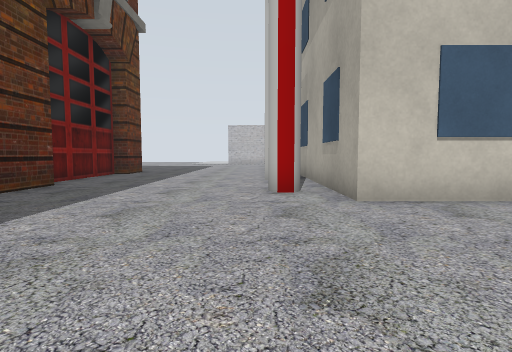
View 1 (above)

20 first-person views from a walk through a Gazebo world. The camera is 0.69 m above the floor, tilts 4° down and sees 80° across. The floor is counted in squares, 1 m on a side. Each view is taken from the middle of a square. On the plan, view 1 faces up. The plan holds only what a view shows up to about 10 squares ahead; the rest is blank. The place goes on beyond the plan. The robots in the file are not drawn. Simple shapes stand in for some stock models. Some surface patterns are stand-ins.

View 2
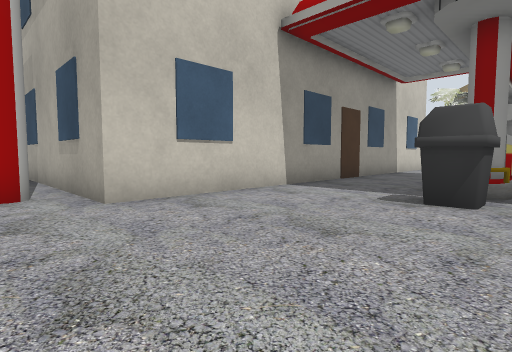

View 3
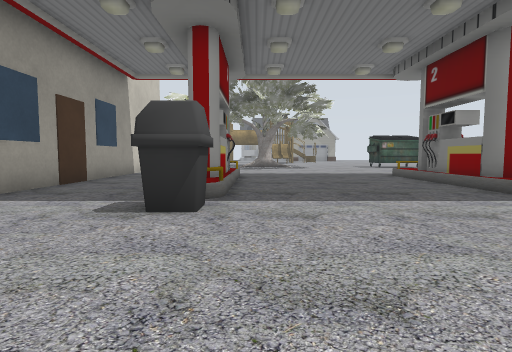

View 4
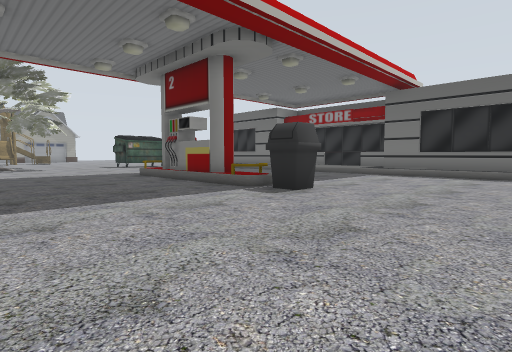

View 5
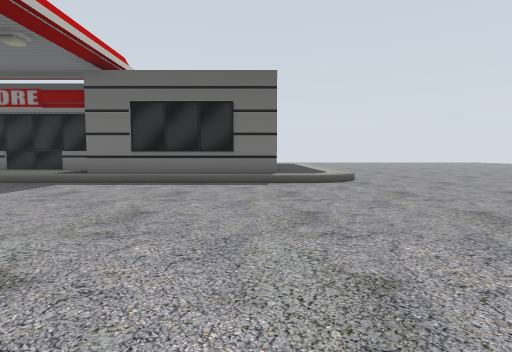

View 6
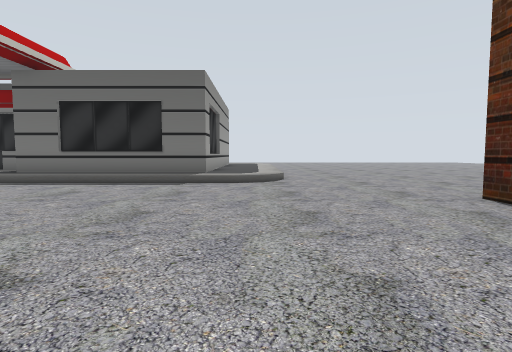

View 7
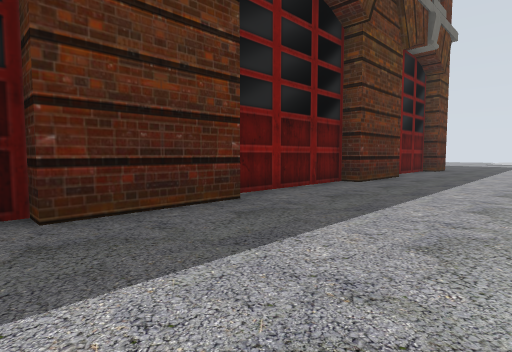

View 8
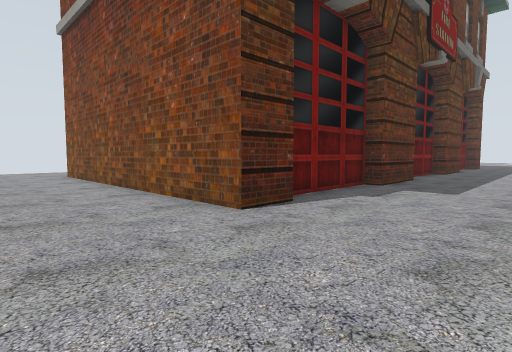

View 9
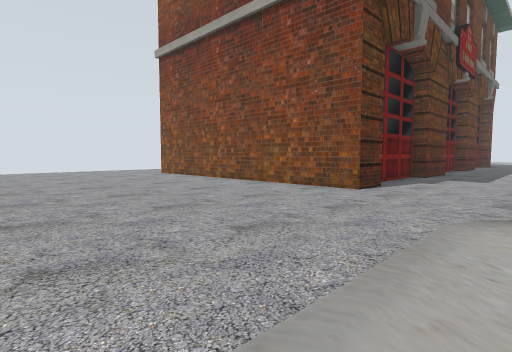

View 10
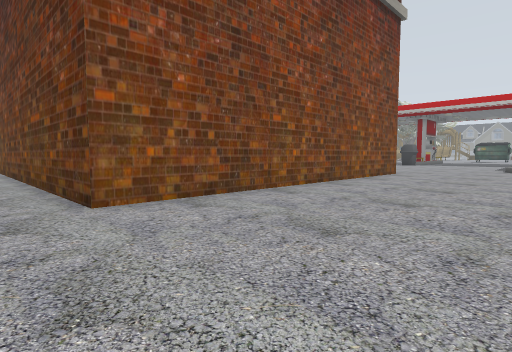

View 11
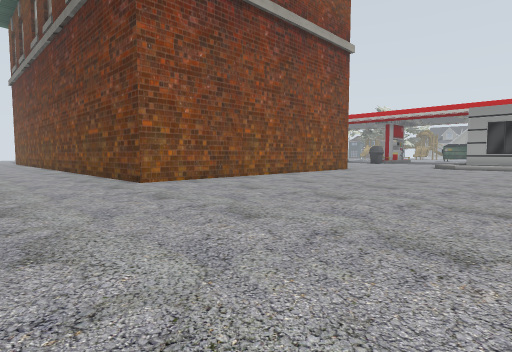

View 12
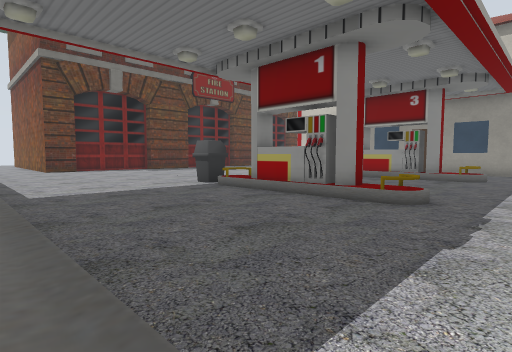

View 13
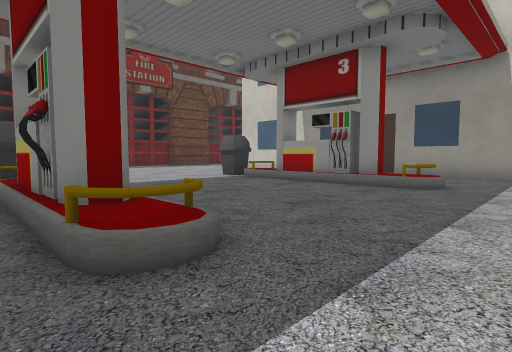

View 14
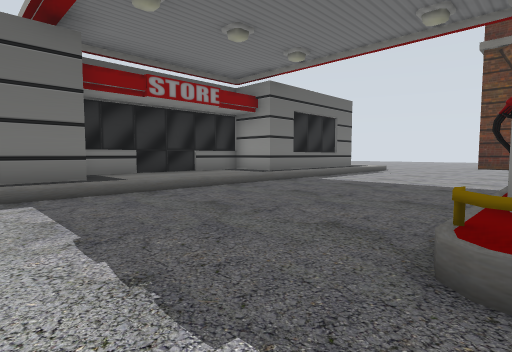

View 15
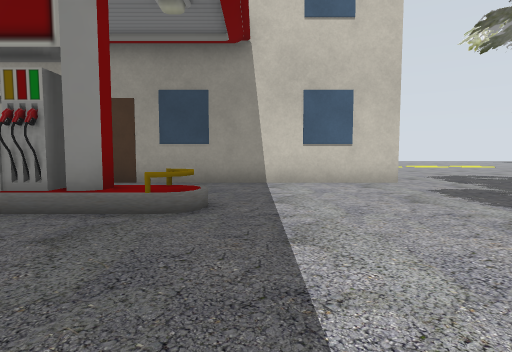

View 16
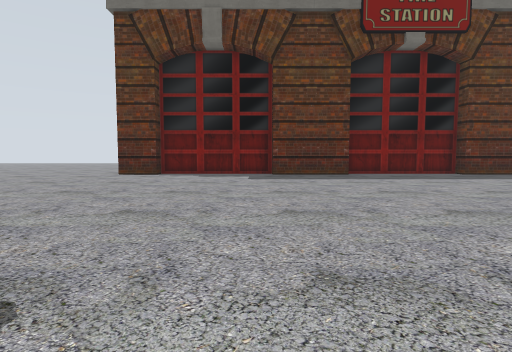

View 17
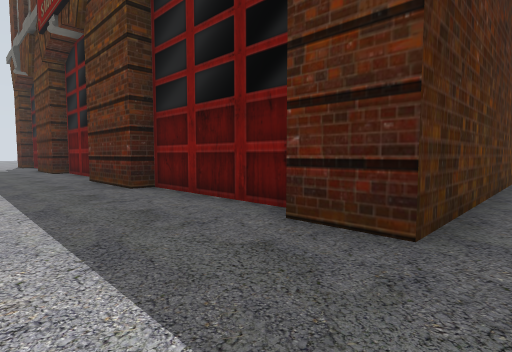

View 18
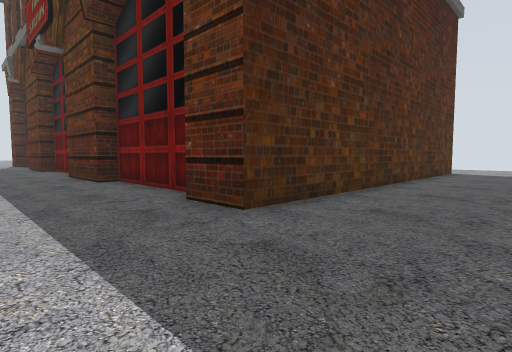

View 19
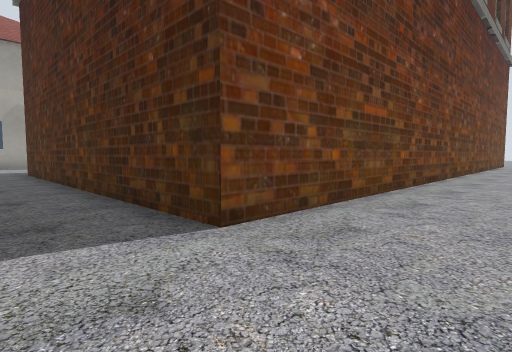

View 20
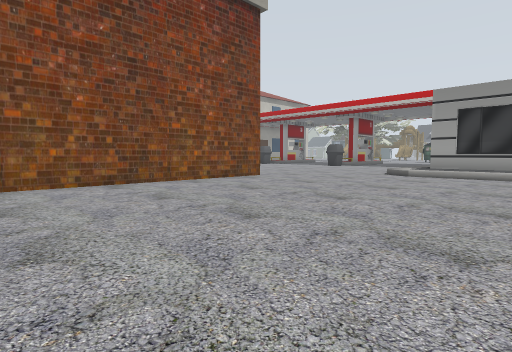

### Floor plan
Key: @ floor where view 1 was taken; . main floor; : floor 0.2 m higher than the main floor; / step, stairs or slope; S fire station; B building; F filling station.
Columns run from 18 left of view 1 to 13 right of it. Each row starts with its distance up from view 1.
 15            ......
 14  ................
 13  ................
 12  ..SSSSSSSSSSS...
 11  ..S         S...
 10  ..S         S..... B
  9  ..S         S......B
  8   .S         S.....FB
  7   .S         S......B
  6   .S         S....FFB
  5   .S         S......BBBBBBBBBBBB
  4   .S         S..................
  3   .S         S..................
  2   .S         S.............  ...
  1    S         S.........FFFFFFF..
  0    S         S....@.............
 -1    S         S..................
 -2    S         S..................
 -3  ..S         S..................
 -4  ..S         S..................
 -5  ..S         S.........FFFFFFF..
 -6  ..S         S..................
 -7  ..S         S..................
 -8  ...SSSSSSSSSS..................
 -9  ...............................
-10 ................................
-11 .................:             :
-12 ................/  FFFFFF    FF
-13 ................/  F    FF  FF
-14 ................/  F
-15 ................/:

Where each view was taken, in squares from view 1:
view 1: 0 up, 0 right, facing up
view 2: 0 up, 0 right, facing up-right
view 3: 0 up, 1 right, facing right
view 4: 0 up, 1 right, facing down-right
view 5: 3 down, 1 right, facing down
view 6: 3 down, 1 left, facing down
view 7: 3 down, 1 left, facing up-left
view 8: 11 down, 1 left, facing up-left
view 9: 15 down, 1 left, facing up-left
view 10: 12 down, 16 left, facing up-right
view 11: 15 down, 18 left, facing up-right
view 12: 11 down, 13 right, facing up-left
view 13: 6 down, 13 right, facing up-left
view 14: 5 down, 13 right, facing down-left
view 15: 3 down, 12 right, facing up
view 16: 3 down, 6 right, facing left
view 17: 13 up, 2 left, facing down-left
view 18: 15 up, 2 left, facing down-left
view 19: 14 up, 17 left, facing down-right
view 20: 15 down, 12 left, facing up-right
